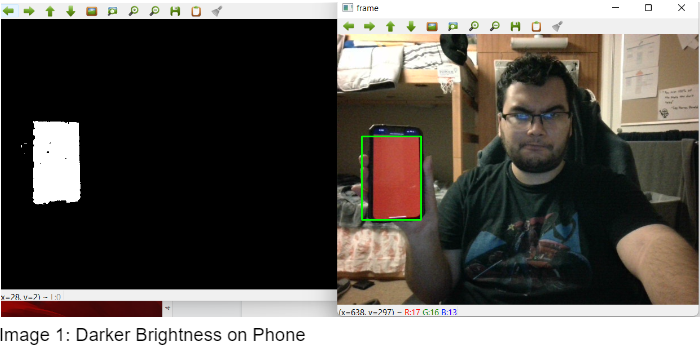
#> input picture img1.png, 700 x 353 px, given in place of the camera
$ python camtrack.py
#> lines starting #> are read from the running program, lines starting #| are printed output that depends on the picture; after the words box and inside, x2 and y2 are one past the last pixel; in counts of white or black regions, pixels touching at a corner belong together
import numpy as np
import cv2

cap = cv2.VideoCapture(0)

while(True):
	ret, frame = cap.read()
#> frame is the input picture: shape (353, 700, 3); mean B, G, R 84.6, 90.1, 94.4
	hsv = cv2.cvtColor(frame, cv2.COLOR_BGR2HSV)
#> hsv: shape (353, 700, 3); mean H, S, V 18.8, 37.7, 96.6
	lower_blue = np.array([0,100,100])
	upper_blue = np.array([5,255,255])
	blur = cv2.GaussianBlur(frame, (35,35), 0)
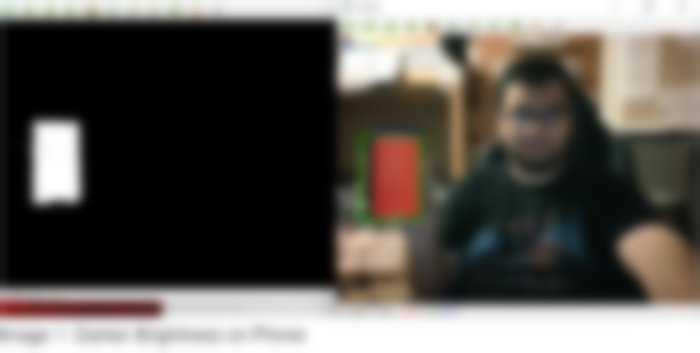
#> blur: shape (353, 700, 3); mean B, G, R 84.4, 89.9, 94.2
	mask = cv2.inRange(hsv, lower_blue, upper_blue)
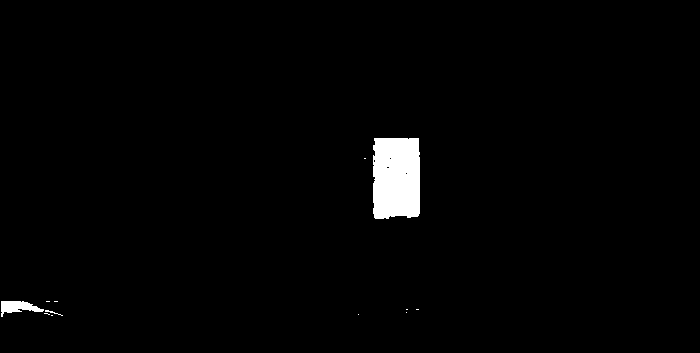
#> mask: shape (353, 700); 1.7% white; 12 white regions (9 under 20 px), largest, box (x1, y1, x2, y2) and area: (373, 138, 420, 219) 3665, (1, 301, 44, 317) 371, (45, 310, 63, 316) 26
	#res = cv2.bitwise_and(frame,frame, mask= mask)
	x,y,w,h = cv2.boundingRect(mask)
#> x = 1; y = 138; w = 419; h = 179
	cv2.rectangle(frame,(x,y),(x+w,y+h),(0,255,0),2)
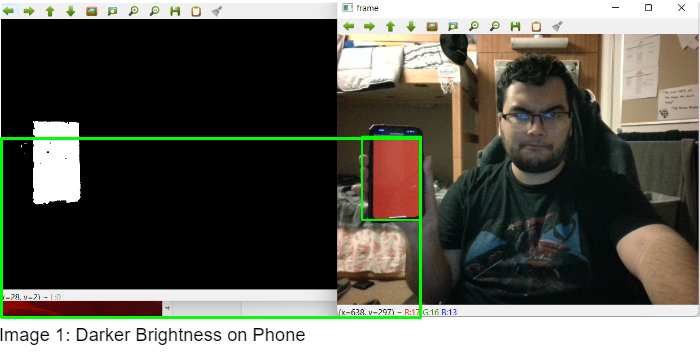
#> frame: shape (353, 700, 3); 1.42% of pixels changed, all inside (x1, y1, x2, y2) = (0, 137, 422, 319)
	cv2.imshow('frame', frame)
	cv2.imshow('mask', mask)
	#cv2.imshow('res', res)
	if cv2.waitKey(1) & 0xFF == ord('q'):
#> (key q is pressed here)
		break

cap.release()
cv2.destroyAllWindows()

$ run again, on img2.png
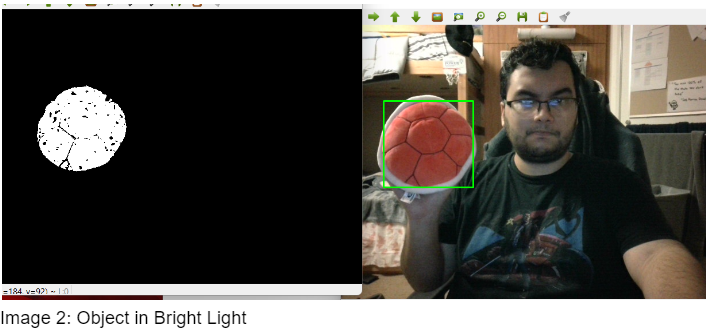
#> input picture img2.png, 708 x 332 px, given in place of the camera
#> frame is the input picture: shape (332, 708, 3); mean B, G, R 75.1, 80.1, 83.4
#> hsv: shape (332, 708, 3); mean H, S, V 18.7, 35.3, 85.7
#> `mask = cv2.inRange(hsv, lower_blue, upper_blue)`:
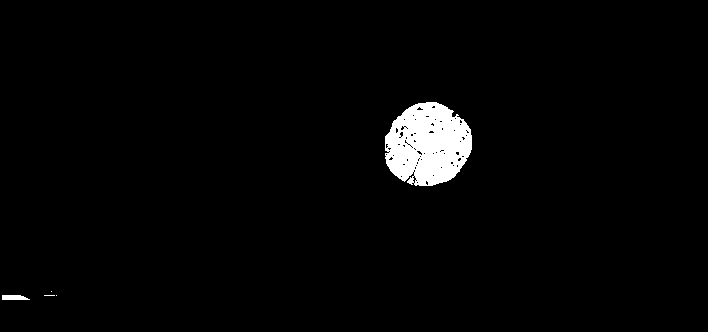
#> mask: shape (332, 708); 2.4% white; 5 white regions (3 under 20 px), largest, box (x1, y1, x2, y2) and area: (385, 102, 472, 186) 5432, (2, 295, 30, 300) 119
#> x = 2; y = 102; w = 470; h = 198
#> `cv2.rectangle(frame,(x,y),(x+w,y+h),(0,255,0),2)`:
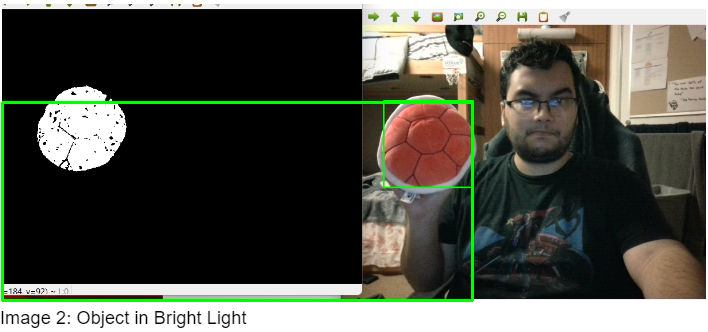
#> frame: shape (332, 708, 3); 1.63% of pixels changed, all inside (x1, y1, x2, y2) = (1, 101, 474, 302)

$ run again, on img4.png
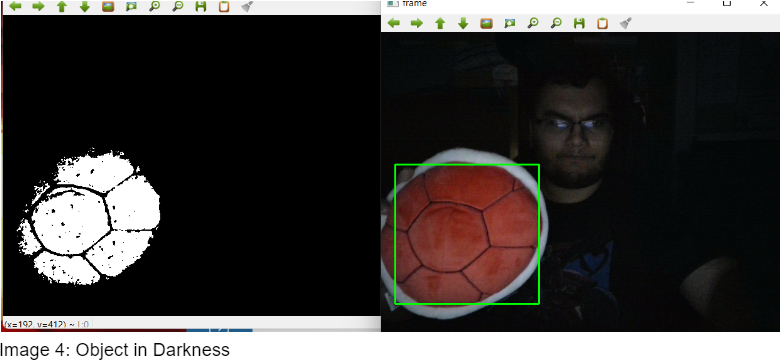
#> input picture img4.png, 780 x 362 px, given in place of the camera
#> frame is the input picture: shape (362, 780, 3); mean B, G, R 59.6, 61.3, 64.1
#> hsv: shape (362, 780, 3); mean H, S, V 30.8, 37.5, 66.4
#> `mask = cv2.inRange(hsv, lower_blue, upper_blue)`:
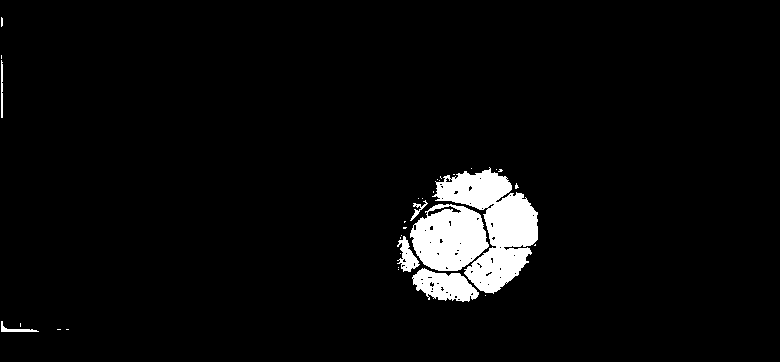
#> mask: shape (362, 780); 4.3% white; 32 white regions (25 under 20 px), largest, box (x1, y1, x2, y2) and area: (432, 167, 538, 294) 6224, (410, 204, 489, 271) 3774, (412, 268, 479, 302) 1403
#> x = 1; y = 17; w = 537; h = 315
#> `cv2.rectangle(frame,(x,y),(x+w,y+h),(0,255,0),2)`:
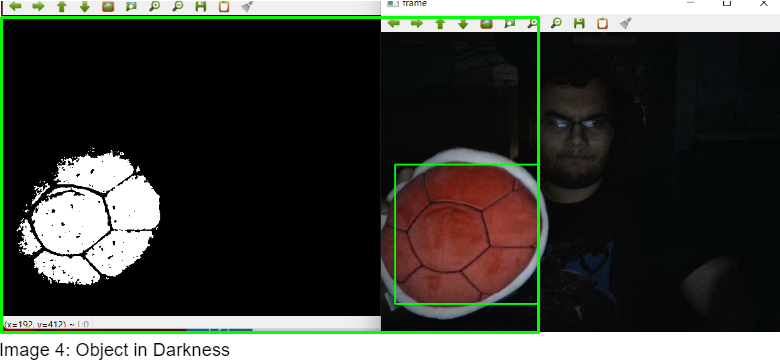
#> frame: shape (362, 780, 3); 1.71% of pixels changed, all inside (x1, y1, x2, y2) = (0, 16, 540, 334)
